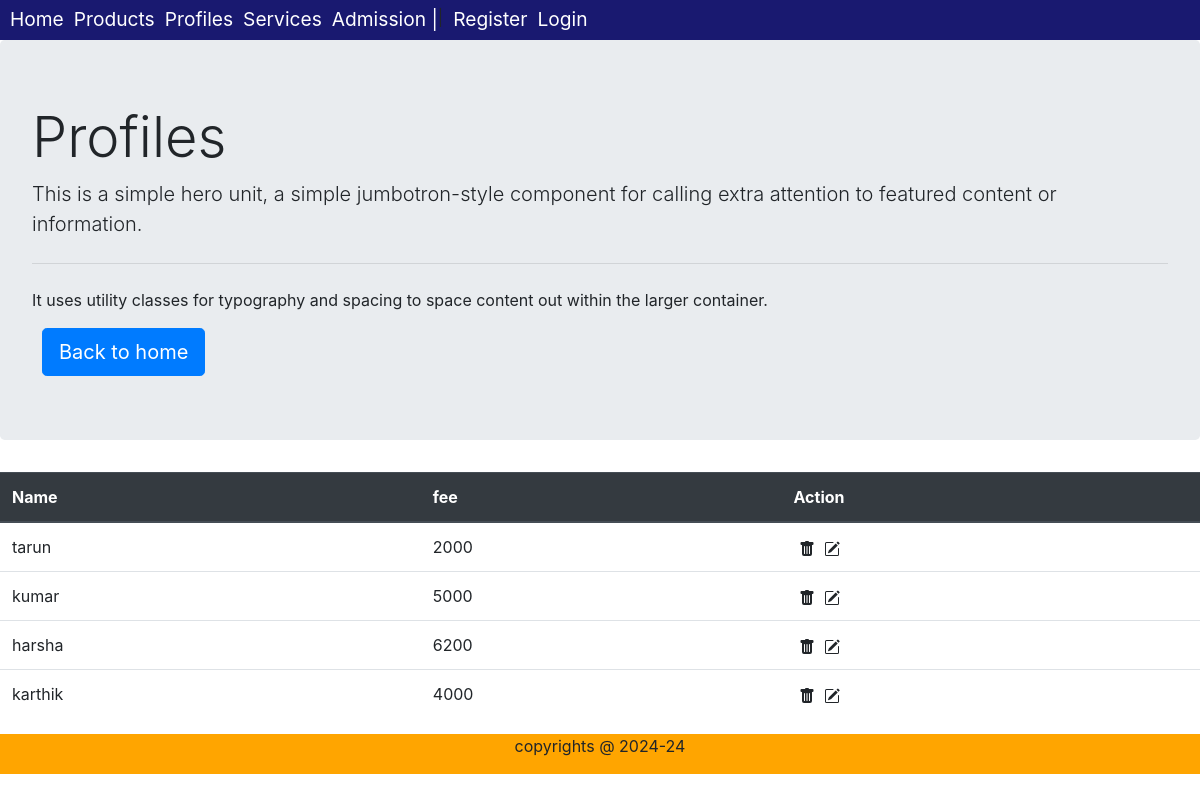
The page /profiles on the database its author committed.
### profiles/models.py (models this page shows)
class Studentprofile(models.Model):
    stu_name=models.CharField(max_length=100)
    fee=models.PositiveIntegerField()
    class Meta:
        verbose_name="Studentprofile"
        verbose_name_plural="Studentprofiles"

### profiles/views.py (the view)
# urls.py: path('profiles',profiles,name='profiles'),
def profiles(request):
    data=Studentprofile.objects.all()
    res=render(request,'profiles.html',{'stu':data})
    return res

### templates/profiles.html (shortened to what this page needs)
{% extends 'layout.html' %}
{% block content %}
<div class="jumbotron">
    <h1 class="display-4">Profiles</h1>
    <p class="lead">This is a simple hero unit, a simple jumbotron-style component for calling extra attention to featured content or information.</p>
    <hr class="my-4">
    <p>It uses utility classes for typography and spacing to space content out within the larger container.</p>
    <a class="btn btn-primary btn-lg" href="{% url 'home' %}" role="button">Back to home</a>
  </div>
  <div>
    <table class="table">
      <thead class="thead-dark">
        <tr>
          <th scope="col">Name</th>
          <th scope="col">fee</th>
          <th scope="col">Action</th>
        </tr>
          {% for ree in stu %}
          <tr>
            <td>{{ree.stu_name}}</td>
            <td>{{ree.fee}}</td>
            <td>
              <span>
          </span>
          </td>
          </tr>
          {% endfor %}
      </table>
  </div>
{% endblock content %}

### assets/css/custom.css (style rules this page uses)
* { box-sizing: border-box; padding: 0px; margin: 0px; }
a { text-decoration: none; color: white; font-size: 1.2rem; margin-left: 10px; }
.action-icons { margin-left:5px; cursor: pointer; }

### templates/layout.html (style rules this page uses)
body { background-image:url(background.avif); background-repeat:no-repeat; background-attachment:fixed; background-size: 100% 100%; }

### rows shown on the page
Studentprofile: stu_name "tarun", fee "2000"
Studentprofile: stu_name "kumar", fee "5000"
Studentprofile: stu_name "harsha", fee "6200"
Studentprofile: stu_name "karthik", fee "4000"
